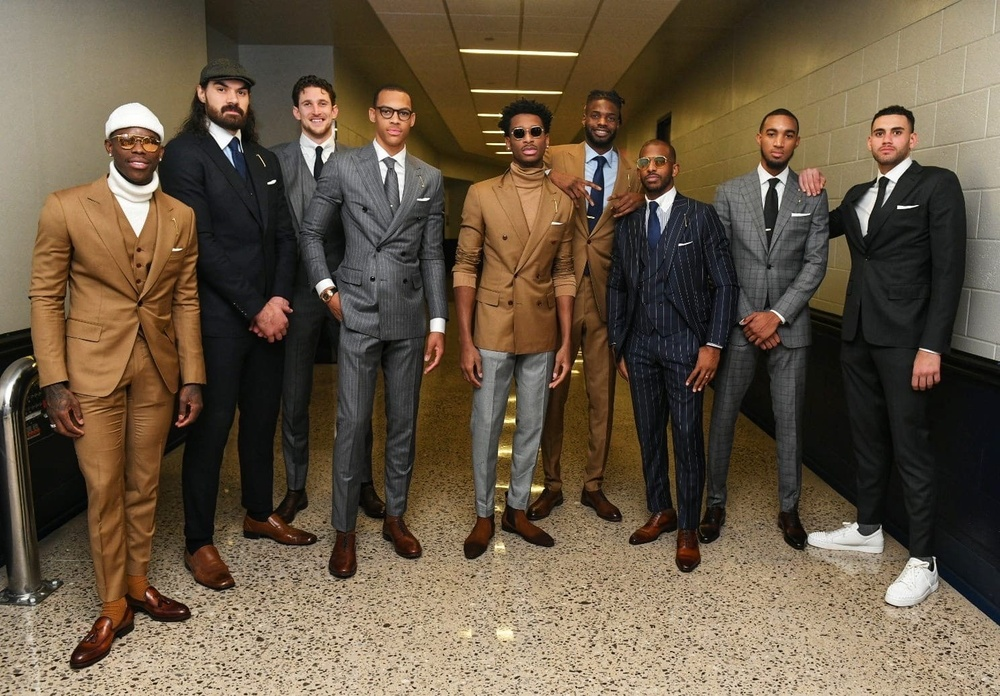
#> input picture Photos/Group.jpeg, 1000 x 696 px, shrunk from 1488 x 1035 before the run
$ python contours.py
#> lines starting #> are read from the running program, lines starting #| are printed output that depends on the picture; after the words box and inside, x2 and y2 are one past the last pixel; in counts of white or black regions, pixels touching at a corner belong together
import cv2 as cv
import numpy as np

if __name__ == '__main__':
    img = cv.imread('Photos/Group.jpeg')
#> img is the input picture: shape (696, 1000, 3); mean B, G, R 67.3, 86.8, 102.3
    cv.imshow('Group Photo', img)

    blank_img = np.zeros(img.shape, dtype='uint8')
    # cv.imshow('Blank', blank_img)

    # Grayscale
    gray_img = cv.cvtColor(img, cv.COLOR_BGR2GRAY)
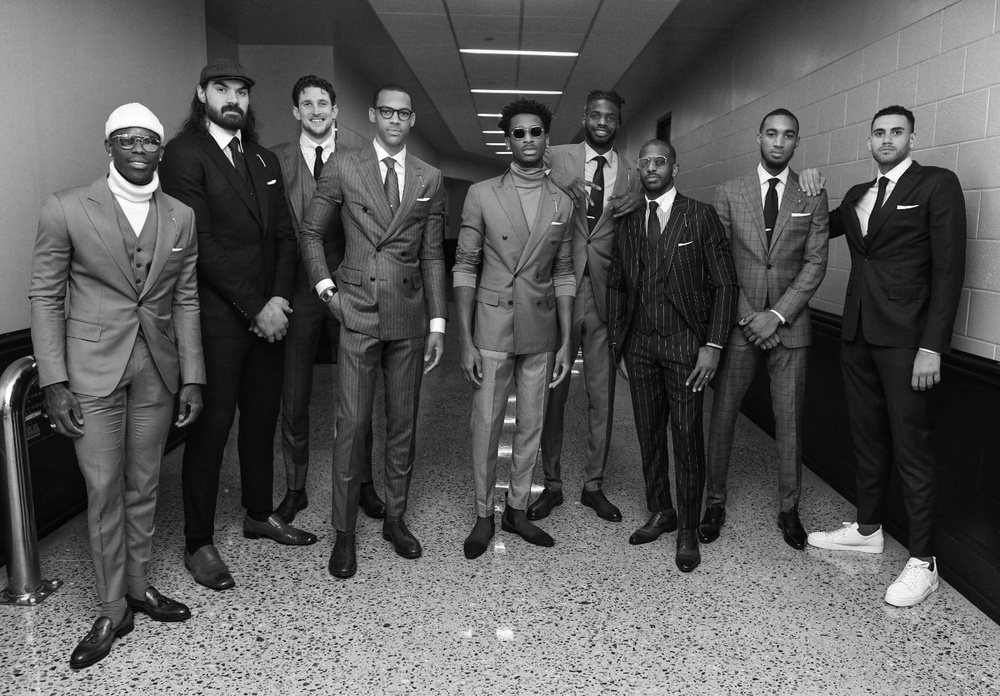
#> gray_img: shape (696, 1000); min 0, max 255, mean 89.2
    # [9 lines of commented-out code are left out]

    ret, thresh = cv.threshold(gray_img, 125, 255, cv.THRESH_BINARY)
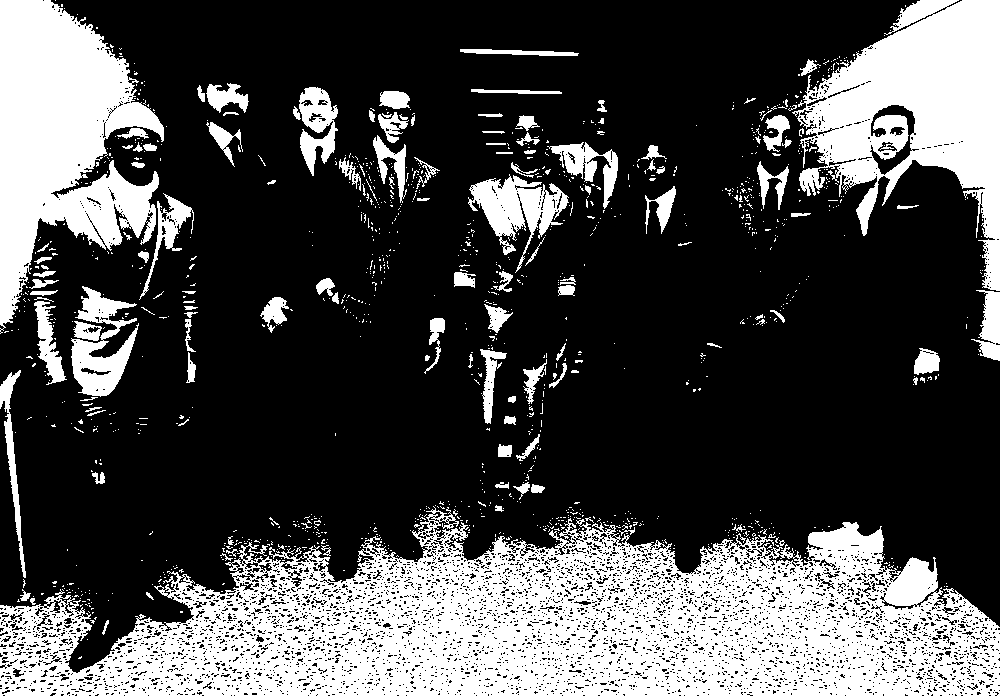
#> thresh: shape (696, 1000); 29.4% white; 1230 white regions (1102 under 20 px)
    # cv.imshow('Threshold Group Photo', thresh)

    # contours, hierarchies = cv.findContours(canny, cv.RETR_LIST, cv.CHAIN_APPROX_SIMPLE)
    contours, hierarchies = cv.findContours(thresh, cv.RETR_LIST, cv.CHAIN_APPROX_SIMPLE)
#> contours = 7007 contours, 6700 with area under 20; largest, box (x1, y1, x2, y2) and area: (0, 506, 1000, 696) 127233, (792, 0, 1000, 291) 30320, (0, 0, 164, 334) 29671, (468, 174, 569, 273) 3710, (71, 286, 139, 397) 3372
    print(f'{len(contours)} contour(s) found in the image')
#| 7007 contour(s) found in the image

    cv.drawContours(blank_img, contours, -1, (0, 0, 255), 1)
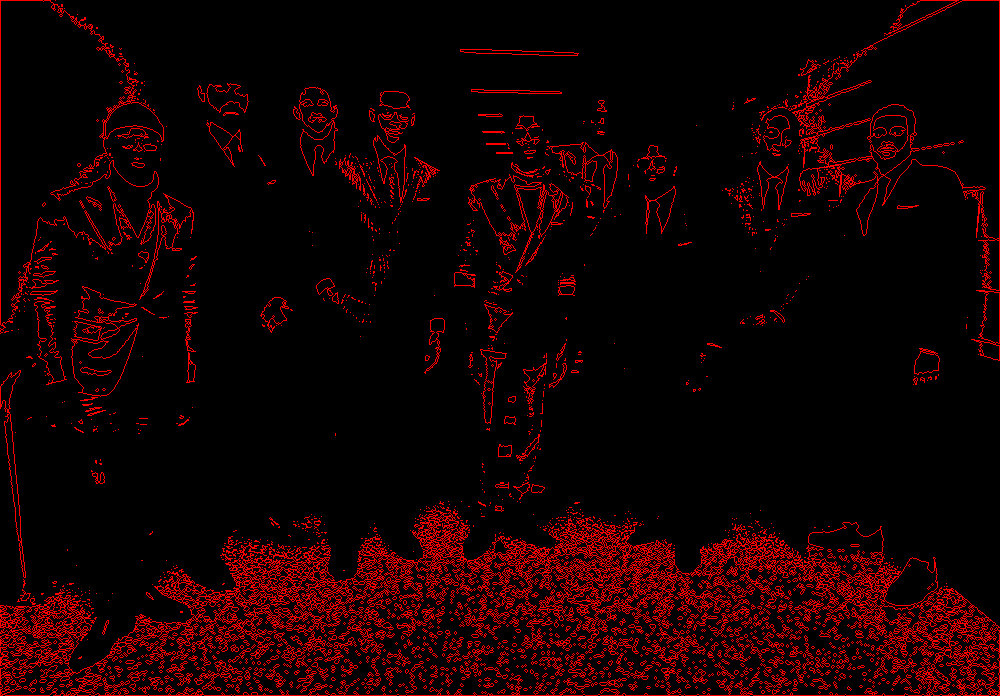
#> blank_img: shape (696, 1000, 3); mean of channels 0, 1, 2 0, 0, 21.5; drawn as B, G, R
    cv.imshow('Contour Points', blank_img)

    cv.waitKey(0)
